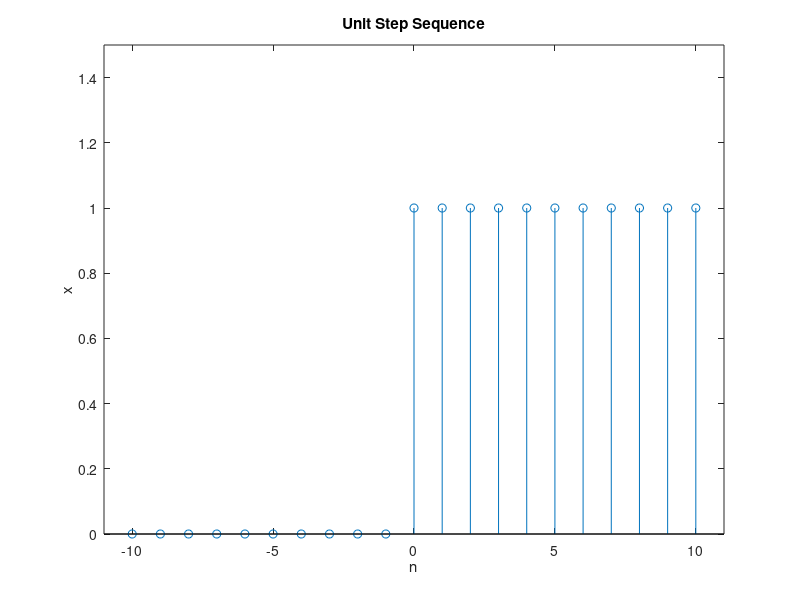

MATLAB code to generate this figure:
% © Akif Islam | 2022
% Experiment 1 from DSP LAB MANUAL
% Objective : Generate Signal for Unit Sample, Unit Step, Exponential, Ramp Sequences, Sinudoidal, Random and Periodic Signal

% ---------------------------------------
% Exp: 1.2 - Generate Unit Step Sequence
% ---------------------------------------
clf
clc

N = 10;
x = [zeros(1,N),1,ones(1,N)]; %It will generate N zeroes, then 1, then N ones together 
n = -N:1:N;

stem(n,x);

xlabel('n');
ylabel('x');
axis([-N-1,N+1,0,1.5]); %Which points will be shown in x and y axis?
title('Unit Step Sequence')




